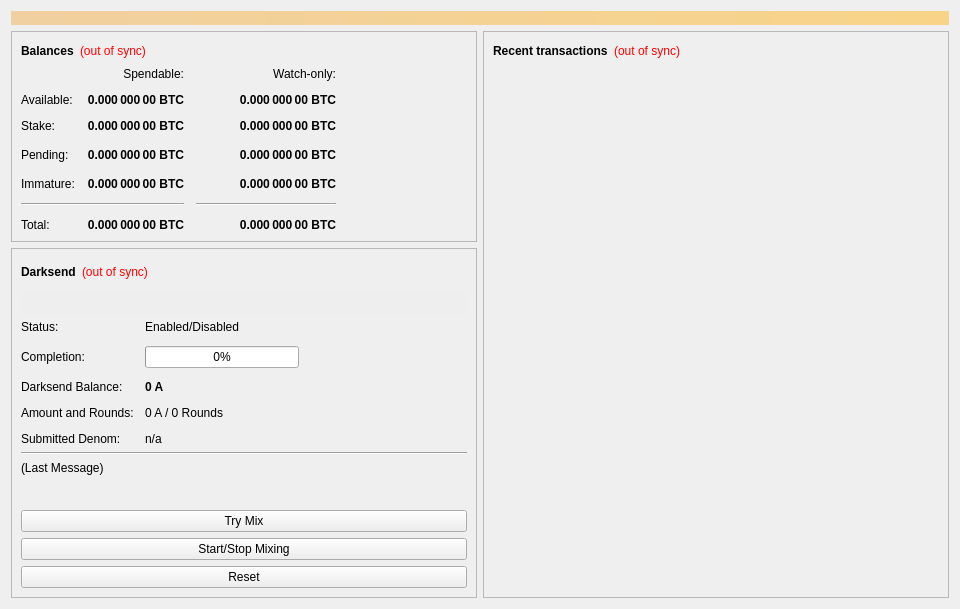
<?xml version="1.0" encoding="UTF-8"?>
<ui version="4.0">
 <class>OverviewPage</class>
 <widget class="QWidget" name="OverviewPage">
  <property name="geometry">
   <rect>
    <x>0</x>
    <y>0</y>
    <width>960</width>
    <height>594</height>
   </rect>
  </property>
  <property name="minimumSize">
   <size>
    <width>960</width>
    <height>0</height>
   </size>
  </property>
  <property name="windowTitle">
   <string>Form</string>
  </property>
  <layout class="QVBoxLayout" name="topLayout">
   <item>
    <widget class="QLabel" name="labelAlerts">
     <property name="visible">
      <bool>false</bool>
     </property>
     <property name="styleSheet">
      <string notr="true">background-color: qlineargradient(x1: 0, y1: 0, x2: 1, y2: 0, stop:0 #F0D0A0, stop:1 #F8D488); color:#000000;</string>
     </property>
     <property name="wordWrap">
      <bool>true</bool>
     </property>
     <property name="margin">
      <number>3</number>
     </property>
    </widget>
   </item>
   <item>
    <layout class="QHBoxLayout" name="horizontalLayout" stretch="1,1">
     <item>
      <layout class="QVBoxLayout" name="verticalLayout_2">
       <item>
        <widget class="QFrame" name="frame">
         <property name="frameShape">
          <enum>QFrame::StyledPanel</enum>
         </property>
         <property name="frameShadow">
          <enum>QFrame::Raised</enum>
         </property>
         <layout class="QVBoxLayout" name="verticalLayout_4">
          <item>
           <layout class="QHBoxLayout" name="horizontalLayout_4">
            <item>
             <widget class="QLabel" name="label_5">
              <property name="font">
               <font>
                <weight>75</weight>
                <bold>true</bold>
               </font>
              </property>
              <property name="text">
               <string>Balances</string>
              </property>
             </widget>
            </item>
            <item>
             <widget class="QLabel" name="labelWalletStatus">
              <property name="cursor">
               <cursorShape>WhatsThisCursor</cursorShape>
              </property>
              <property name="toolTip">
               <string>The displayed information may be out of date. Your wallet automatically synchronizes with the Advantage network after a connection is established, but this process has not completed yet.</string>
              </property>
              <property name="styleSheet">
               <string notr="true">QLabel { color: red; }</string>
              </property>
              <property name="text">
               <string notr="true">(out of sync)</string>
              </property>
              <property name="alignment">
               <set>Qt::AlignLeading|Qt::AlignLeft|Qt::AlignVCenter</set>
              </property>
             </widget>
            </item>
            <item>
             <spacer name="horizontalSpacer_3">
              <property name="orientation">
               <enum>Qt::Horizontal</enum>
              </property>
              <property name="sizeHint" stdset="0">
               <size>
                <width>40</width>
                <height>20</height>
               </size>
              </property>
             </spacer>
            </item>
           </layout>
          </item>
          <item>
           <layout class="QGridLayout" name="gridLayout">
            <property name="spacing">
             <number>12</number>
            </property>
            <item row="3" column="2">
             <widget class="QLabel" name="labelWatchPending">
              <property name="font">
               <font>
                <weight>75</weight>
                <bold>true</bold>
               </font>
              </property>
              <property name="cursor">
               <cursorShape>IBeamCursor</cursorShape>
              </property>
              <property name="toolTip">
               <string>Unconfirmed transactions to watch-only addresses</string>
              </property>
              <property name="text">
               <string notr="true">0.000 000 00 BTC</string>
              </property>
              <property name="alignment">
               <set>Qt::AlignRight|Qt::AlignTrailing|Qt::AlignVCenter</set>
              </property>
              <property name="textInteractionFlags">
               <set>Qt::LinksAccessibleByMouse|Qt::TextSelectableByKeyboard|Qt::TextSelectableByMouse</set>
              </property>
             </widget>
            </item>
            <item row="3" column="1">
             <widget class="QLabel" name="labelUnconfirmed">
              <property name="font">
               <font>
                <weight>75</weight>
                <bold>true</bold>
               </font>
              </property>
              <property name="cursor">
               <cursorShape>IBeamCursor</cursorShape>
              </property>
              <property name="toolTip">
               <string>Total of transactions that have yet to be confirmed, and do not yet count toward the spendable balance</string>
              </property>
              <property name="text">
               <string notr="true">0.000 000 00 BTC</string>
              </property>
              <property name="alignment">
               <set>Qt::AlignRight|Qt::AlignTrailing|Qt::AlignVCenter</set>
              </property>
              <property name="textInteractionFlags">
               <set>Qt::LinksAccessibleByMouse|Qt::TextSelectableByKeyboard|Qt::TextSelectableByMouse</set>
              </property>
             </widget>
            </item>
            <item row="4" column="2">
             <widget class="QLabel" name="labelWatchImmature">
              <property name="font">
               <font>
                <weight>75</weight>
                <bold>true</bold>
               </font>
              </property>
              <property name="cursor">
               <cursorShape>IBeamCursor</cursorShape>
              </property>
              <property name="toolTip">
               <string>Mined balance in watch-only addresses that has not yet matured</string>
              </property>
              <property name="text">
               <string notr="true">0.000 000 00 BTC</string>
              </property>
              <property name="alignment">
               <set>Qt::AlignRight|Qt::AlignTrailing|Qt::AlignVCenter</set>
              </property>
              <property name="textInteractionFlags">
               <set>Qt::LinksAccessibleByMouse|Qt::TextSelectableByKeyboard|Qt::TextSelectableByMouse</set>
              </property>
             </widget>
            </item>
            <item row="5" column="0" colspan="2">
             <widget class="Line" name="lineSpendableBalance">
              <property name="orientation">
               <enum>Qt::Horizontal</enum>
              </property>
             </widget>
            </item>
            <item row="5" column="2">
             <widget class="Line" name="lineWatchBalance">
              <property name="sizePolicy">
               <sizepolicy hsizetype="Preferred" vsizetype="Fixed">
                <horstretch>0</horstretch>
                <verstretch>0</verstretch>
               </sizepolicy>
              </property>
              <property name="minimumSize">
               <size>
                <width>140</width>
                <height>0</height>
               </size>
              </property>
              <property name="orientation">
               <enum>Qt::Horizontal</enum>
              </property>
             </widget>
            </item>
            <item row="6" column="0">
             <widget class="QLabel" name="labelTotalText">
              <property name="text">
               <string>Total:</string>
              </property>
             </widget>
            </item>
            <item row="4" column="1">
             <widget class="QLabel" name="labelImmature">
              <property name="font">
               <font>
                <weight>75</weight>
                <bold>true</bold>
               </font>
              </property>
              <property name="cursor">
               <cursorShape>IBeamCursor</cursorShape>
              </property>
              <property name="toolTip">
               <string>Mined balance that has not yet matured</string>
              </property>
              <property name="text">
               <string notr="true">0.000 000 00 BTC</string>
              </property>
              <property name="alignment">
               <set>Qt::AlignRight|Qt::AlignTrailing|Qt::AlignVCenter</set>
              </property>
              <property name="textInteractionFlags">
               <set>Qt::LinksAccessibleByMouse|Qt::TextSelectableByKeyboard|Qt::TextSelectableByMouse</set>
              </property>
             </widget>
            </item>
            <item row="3" column="3">
             <spacer name="horizontalSpacer_2">
              <property name="orientation">
               <enum>Qt::Horizontal</enum>
              </property>
              <property name="sizeHint" stdset="0">
               <size>
                <width>40</width>
                <height>20</height>
               </size>
              </property>
             </spacer>
            </item>
            <item row="4" column="0">
             <widget class="QLabel" name="labelImmatureText">
              <property name="text">
               <string>Immature:</string>
              </property>
             </widget>
            </item>
            <item row="6" column="1">
             <widget class="QLabel" name="labelTotal">
              <property name="font">
               <font>
                <weight>75</weight>
                <bold>true</bold>
               </font>
              </property>
              <property name="cursor">
               <cursorShape>IBeamCursor</cursorShape>
              </property>
              <property name="toolTip">
               <string>Your current total balance</string>
              </property>
              <property name="text">
               <string notr="true">0.000 000 00 BTC</string>
              </property>
              <property name="alignment">
               <set>Qt::AlignRight|Qt::AlignTrailing|Qt::AlignVCenter</set>
              </property>
              <property name="textInteractionFlags">
               <set>Qt::LinksAccessibleByMouse|Qt::TextSelectableByKeyboard|Qt::TextSelectableByMouse</set>
              </property>
             </widget>
            </item>
            <item row="6" column="2">
             <widget class="QLabel" name="labelWatchTotal">
              <property name="font">
               <font>
                <weight>75</weight>
                <bold>true</bold>
               </font>
              </property>
              <property name="cursor">
               <cursorShape>IBeamCursor</cursorShape>
              </property>
              <property name="toolTip">
               <string>Current total balance in watch-only addresses</string>
              </property>
              <property name="text">
               <string notr="true">0.000 000 00 BTC</string>
              </property>
              <property name="alignment">
               <set>Qt::AlignRight|Qt::AlignTrailing|Qt::AlignVCenter</set>
              </property>
              <property name="textInteractionFlags">
               <set>Qt::LinksAccessibleByMouse|Qt::TextSelectableByKeyboard|Qt::TextSelectableByMouse</set>
              </property>
             </widget>
            </item>
            <item row="0" column="2">
             <widget class="QLabel" name="labelWatchonly">
              <property name="text">
               <string>Watch-only:</string>
              </property>
              <property name="alignment">
               <set>Qt::AlignRight|Qt::AlignTrailing|Qt::AlignVCenter</set>
              </property>
             </widget>
            </item>
            <item row="1" column="0">
             <widget class="QLabel" name="labelBalanceText">
              <property name="text">
               <string>Available:</string>
              </property>
             </widget>
            </item>
            <item row="1" column="1">
             <widget class="QLabel" name="labelBalance">
              <property name="font">
               <font>
                <weight>75</weight>
                <bold>true</bold>
               </font>
              </property>
              <property name="cursor">
               <cursorShape>IBeamCursor</cursorShape>
              </property>
              <property name="toolTip">
               <string>Your current spendable balance</string>
              </property>
              <property name="text">
               <string notr="true">0.000 000 00 BTC</string>
              </property>
              <property name="alignment">
               <set>Qt::AlignRight|Qt::AlignTrailing|Qt::AlignVCenter</set>
              </property>
              <property name="textInteractionFlags">
               <set>Qt::LinksAccessibleByMouse|Qt::TextSelectableByKeyboard|Qt::TextSelectableByMouse</set>
              </property>
             </widget>
            </item>
            <item row="2" column="0">
             <widget class="QLabel" name="label_10">
              <property name="text">
               <string>Stake:</string>
              </property>
             </widget>
            </item>
            <item row="2" column="1">
             <widget class="QLabel" name="labelStake">
              <property name="font">
               <font>
                <weight>75</weight>
                <bold>true</bold>
               </font>
              </property>
              <property name="cursor">
               <cursorShape>IBeamCursor</cursorShape>
              </property>
              <property name="toolTip">
               <string>Total of coins that was staked, and do not yet count toward the current balance</string>
              </property>
              <property name="text">
               <string notr="true">0.000 000 00 BTC</string>
              </property>
              <property name="alignment">
               <set>Qt::AlignRight|Qt::AlignTrailing|Qt::AlignVCenter</set>
              </property>
              <property name="textInteractionFlags">
               <set>Qt::LinksAccessibleByMouse|Qt::TextSelectableByKeyboard|Qt::TextSelectableByMouse</set>
              </property>
             </widget>
            </item>
            <item row="2" column="2">
             <widget class="QLabel" name="labelWatchStake">
              <property name="font">
               <font>
                <weight>75</weight>
                <bold>true</bold>
               </font>
              </property>
              <property name="cursor">
               <cursorShape>IBeamCursor</cursorShape>
              </property>
              <property name="toolTip">
               <string>Total of coins that was staked in watch-only addresses, and do not yet count toward the current watch-only balance</string>
              </property>
              <property name="text">
               <string notr="true">0.000 000 00 BTC</string>
              </property>
              <property name="alignment">
               <set>Qt::AlignRight|Qt::AlignTrailing|Qt::AlignVCenter</set>
              </property>
              <property name="textInteractionFlags">
               <set>Qt::LinksAccessibleByMouse|Qt::TextSelectableByKeyboard|Qt::TextSelectableByMouse</set>
              </property>
             </widget>
            </item>
            <item row="1" column="2">
             <widget class="QLabel" name="labelWatchAvailable">
              <property name="font">
               <font>
                <weight>75</weight>
                <bold>true</bold>
               </font>
              </property>
              <property name="cursor">
               <cursorShape>IBeamCursor</cursorShape>
              </property>
              <property name="toolTip">
               <string>Your current balance in watch-only addresses</string>
              </property>
              <property name="text">
               <string notr="true">0.000 000 00 BTC</string>
              </property>
              <property name="alignment">
               <set>Qt::AlignRight|Qt::AlignTrailing|Qt::AlignVCenter</set>
              </property>
              <property name="textInteractionFlags">
               <set>Qt::LinksAccessibleByMouse|Qt::TextSelectableByKeyboard|Qt::TextSelectableByMouse</set>
              </property>
             </widget>
            </item>
            <item row="3" column="0">
             <widget class="QLabel" name="labelPendingText">
              <property name="text">
               <string>Pending:</string>
              </property>
             </widget>
            </item>
            <item row="0" column="1">
             <widget class="QLabel" name="labelSpendable">
              <property name="text">
               <string>Spendable:</string>
              </property>
              <property name="alignment">
               <set>Qt::AlignRight|Qt::AlignTrailing|Qt::AlignVCenter</set>
              </property>
             </widget>
            </item>
           </layout>
          </item>
         </layout>
        </widget>
       </item>
       <item>
        <widget class="QFrame" name="frameDarksend">
         <property name="sizePolicy">
          <sizepolicy hsizetype="Expanding" vsizetype="Expanding">
           <horstretch>0</horstretch>
           <verstretch>0</verstretch>
          </sizepolicy>
         </property>
         <property name="minimumSize">
          <size>
           <width>0</width>
           <height>350</height>
          </size>
         </property>
         <property name="layoutDirection">
          <enum>Qt::LeftToRight</enum>
         </property>
         <property name="frameShape">
          <enum>QFrame::StyledPanel</enum>
         </property>
         <property name="frameShadow">
          <enum>QFrame::Raised</enum>
         </property>
         <layout class="QVBoxLayout" name="verticalLayout_5">
          <item>
           <layout class="QHBoxLayout" name="horizontalLayout_5">
            <item>
             <widget class="QLabel" name="label_2">
              <property name="font">
               <font>
                <weight>75</weight>
                <bold>true</bold>
               </font>
              </property>
              <property name="text">
               <string>Darksend</string>
              </property>
             </widget>
            </item>
            <item>
             <widget class="QLabel" name="labelDarksendSyncStatus">
              <property name="toolTip">
               <string>The displayed information may be out of date. Your wallet automatically synchronizes with the Advantage network after a connection is established, but this process has not completed yet.</string>
              </property>
              <property name="styleSheet">
               <string notr="true">QLabel { color: red; }</string>
              </property>
              <property name="text">
               <string notr="true">(out of sync)</string>
              </property>
              <property name="alignment">
               <set>Qt::AlignLeading|Qt::AlignLeft|Qt::AlignVCenter</set>
              </property>
             </widget>
            </item>
            <item>
             <spacer name="horizontalSpacer_4">
              <property name="orientation">
               <enum>Qt::Horizontal</enum>
              </property>
              <property name="sizeHint" stdset="0">
               <size>
                <width>40</width>
                <height>20</height>
               </size>
              </property>
             </spacer>
            </item>
           </layout>
          </item>
          <item>
           <widget class="QPushButton" name="runAutoDenom">
            <property name="palette">
             <palette>
              <active>
               <colorrole role="WindowText">
                <brush brushstyle="SolidPattern">
                 <color alpha="255">
                  <red>0</red>
                  <green>0</green>
                  <blue>0</blue>
                 </color>
                </brush>
               </colorrole>
               <colorrole role="Button">
                <brush brushstyle="SolidPattern">
                 <color alpha="255">
                  <red>239</red>
                  <green>238</green>
                  <blue>238</blue>
                 </color>
                </brush>
               </colorrole>
               <colorrole role="Light">
                <brush brushstyle="SolidPattern">
                 <color alpha="255">
                  <red>255</red>
                  <green>255</green>
                  <blue>255</blue>
                 </color>
                </brush>
               </colorrole>
               <colorrole role="Midlight">
                <brush brushstyle="SolidPattern">
                 <color alpha="255">
                  <red>247</red>
                  <green>246</green>
                  <blue>246</blue>
                 </color>
                </brush>
               </colorrole>
               <colorrole role="Dark">
                <brush brushstyle="SolidPattern">
                 <color alpha="255">
                  <red>119</red>
                  <green>119</green>
                  <blue>119</blue>
                 </color>
                </brush>
               </colorrole>
               <colorrole role="Mid">
                <brush brushstyle="SolidPattern">
                 <color alpha="255">
                  <red>159</red>
                  <green>159</green>
                  <blue>159</blue>
                 </color>
                </brush>
               </colorrole>
               <colorrole role="Text">
                <brush brushstyle="SolidPattern">
                 <color alpha="255">
                  <red>0</red>
                  <green>0</green>
                  <blue>0</blue>
                 </color>
                </brush>
               </colorrole>
               <colorrole role="BrightText">
                <brush brushstyle="SolidPattern">
                 <color alpha="255">
                  <red>255</red>
                  <green>255</green>
                  <blue>255</blue>
                 </color>
                </brush>
               </colorrole>
               <colorrole role="ButtonText">
                <brush brushstyle="SolidPattern">
                 <color alpha="255">
                  <red>0</red>
                  <green>0</green>
                  <blue>0</blue>
                 </color>
                </brush>
               </colorrole>
               <colorrole role="Base">
                <brush brushstyle="SolidPattern">
                 <color alpha="255">
                  <red>255</red>
                  <green>255</green>
                  <blue>255</blue>
                 </color>
                </brush>
               </colorrole>
               <colorrole role="Window">
                <brush brushstyle="SolidPattern">
                 <color alpha="255">
                  <red>239</red>
                  <green>238</green>
                  <blue>238</blue>
                 </color>
                </brush>
               </colorrole>
               <colorrole role="Shadow">
                <brush brushstyle="SolidPattern">
                 <color alpha="255">
                  <red>0</red>
                  <green>0</green>
                  <blue>0</blue>
                 </color>
                </brush>
               </colorrole>
               <colorrole role="AlternateBase">
                <brush brushstyle="SolidPattern">
                 <color alpha="255">
                  <red>247</red>
                  <green>246</green>
                  <blue>246</blue>
                 </color>
                </brush>
               </colorrole>
               <colorrole role="ToolTipBase">
                <brush brushstyle="SolidPattern">
                 <color alpha="255">
                  <red>255</red>
                  <green>255</green>
                  <blue>220</blue>
                 </color>
                </brush>
               </colorrole>
               <colorrole role="ToolTipText">
                <brush brushstyle="SolidPattern">
                 <color alpha="255">
                  <red>0</red>
                  <green>0</green>
                  <blue>0</blue>
                 </color>
                </brush>
               </colorrole>
              </active>
              <inactive>
               <colorrole role="WindowText">
                <brush brushstyle="SolidPattern">
                 <color alpha="255">
                  <red>0</red>
                  <green>0</green>
                  <blue>0</blue>
                 </color>
                </brush>
               </colorrole>
               <colorrole role="Button">
                <brush brushstyle="SolidPattern">
                 <color alpha="255">
                  <red>239</red>
                  <green>238</green>
                  <blue>238</blue>
                 </color>
                </brush>
               </colorrole>
               <colorrole role="Light">
                <brush brushstyle="SolidPattern">
                 <color alpha="255">
                  <red>255</red>
                  <green>255</green>
                  <blue>255</blue>
                 </color>
                </brush>
               </colorrole>
               <colorrole role="Midlight">
                <brush brushstyle="SolidPattern">
                 <color alpha="255">
                  <red>247</red>
                  <green>246</green>
                  <blue>246</blue>
                 </color>
                </brush>
               </colorrole>
               <colorrole role="Dark">
                <brush brushstyle="SolidPattern">
                 <color alpha="255">
                  <red>119</red>
                  <green>119</green>
                  <blue>119</blue>
                 </color>
                </brush>
               </colorrole>
               <colorrole role="Mid">
                <brush brushstyle="SolidPattern">
                 <color alpha="255">
                  <red>159</red>
                  <green>159</green>
                  <blue>159</blue>
                 </color>
                </brush>
               </colorrole>
               <colorrole role="Text">
                <brush brushstyle="SolidPattern">
                 <color alpha="255">
                  <red>0</red>
                  <green>0</green>
                  <blue>0</blue>
                 </color>
                </brush>
               </colorrole>
               <colorrole role="BrightText">
                <brush brushstyle="SolidPattern">
                 <color alpha="255">
                  <red>255</red>
                  <green>255</green>
                  <blue>255</blue>
                 </color>
                </brush>
               </colorrole>
               <colorrole role="ButtonText">
                <brush brushstyle="SolidPattern">
                 <color alpha="255">
                  <red>0</red>
                  <green>0</green>
                  <blue>0</blue>
                 </color>
                </brush>
               </colorrole>
               <colorrole role="Base">
                <brush brushstyle="SolidPattern">
                 <color alpha="255">
                  <red>255</red>
                  <green>255</green>
                  <blue>255</blue>
                 </color>
                </brush>
               </colorrole>
               <colorrole role="Window">
                <brush brushstyle="SolidPattern">
                 <color alpha="255">
                  <red>239</red>
                  <green>238</green>
                  <blue>238</blue>
                 </color>
                </brush>
               </colorrole>
               <colorrole role="Shadow">
                <brush brushstyle="SolidPattern">
                 <color alpha="255">
                  <red>0</red>
                  <green>0</green>
                  <blue>0</blue>
                 </color>
                </brush>
               </colorrole>
               <colorrole role="AlternateBase">
                <brush brushstyle="SolidPattern">
                 <color alpha="255">
                  <red>247</red>
                  <green>246</green>
                  <blue>246</blue>
                 </color>
                </brush>
               </colorrole>
               <colorrole role="ToolTipBase">
                <brush brushstyle="SolidPattern">
                 <color alpha="255">
                  <red>255</red>
                  <green>255</green>
                  <blue>220</blue>
                 </color>
                </brush>
               </colorrole>
               <colorrole role="ToolTipText">
                <brush brushstyle="SolidPattern">
                 <color alpha="255">
                  <red>0</red>
                  <green>0</green>
                  <blue>0</blue>
                 </color>
                </brush>
               </colorrole>
              </inactive>
              <disabled>
               <colorrole role="WindowText">
                <brush brushstyle="SolidPattern">
                 <color alpha="255">
                  <red>119</red>
                  <green>119</green>
                  <blue>119</blue>
                 </color>
                </brush>
               </colorrole>
               <colorrole role="Button">
                <brush brushstyle="SolidPattern">
                 <color alpha="255">
                  <red>239</red>
                  <green>238</green>
                  <blue>238</blue>
                 </color>
                </brush>
               </colorrole>
               <colorrole role="Light">
                <brush brushstyle="SolidPattern">
                 <color alpha="255">
                  <red>255</red>
                  <green>255</green>
                  <blue>255</blue>
                 </color>
                </brush>
               </colorrole>
               <colorrole role="Midlight">
                <brush brushstyle="SolidPattern">
                 <color alpha="255">
                  <red>247</red>
                  <green>246</green>
                  <blue>246</blue>
                 </color>
                </brush>
               </colorrole>
               <colorrole role="Dark">
                <brush brushstyle="SolidPattern">
                 <color alpha="255">
                  <red>119</red>
                  <green>119</green>
                  <blue>119</blue>
                 </color>
                </brush>
               </colorrole>
               <colorrole role="Mid">
                <brush brushstyle="SolidPattern">
                 <color alpha="255">
                  <red>159</red>
                  <green>159</green>
                  <blue>159</blue>
                 </color>
                </brush>
               </colorrole>
               <colorrole role="Text">
                <brush brushstyle="SolidPattern">
                 <color alpha="255">
                  <red>119</red>
                  <green>119</green>
                  <blue>119</blue>
                 </color>
                </brush>
               </colorrole>
               <colorrole role="BrightText">
                <brush brushstyle="SolidPattern">
                 <color alpha="255">
                  <red>255</red>
                  <green>255</green>
                  <blue>255</blue>
                 </color>
                </brush>
               </colorrole>
               <colorrole role="ButtonText">
                <brush brushstyle="SolidPattern">
                 <color alpha="255">
                  <red>119</red>
                  <green>119</green>
                  <blue>119</blue>
                 </color>
                </brush>
               </colorrole>
               <colorrole role="Base">
                <brush brushstyle="SolidPattern">
                 <color alpha="255">
                  <red>239</red>
                  <green>238</green>
                  <blue>238</blue>
                 </color>
                </brush>
               </colorrole>
               <colorrole role="Window">
                <brush brushstyle="SolidPattern">
                 <color alpha="255">
                  <red>239</red>
                  <green>238</green>
                  <blue>238</blue>
                 </color>
                </brush>
               </colorrole>
               <colorrole role="Shadow">
                <brush brushstyle="SolidPattern">
                 <color alpha="255">
                  <red>0</red>
                  <green>0</green>
                  <blue>0</blue>
                 </color>
                </brush>
               </colorrole>
               <colorrole role="AlternateBase">
                <brush brushstyle="SolidPattern">
                 <color alpha="255">
                  <red>239</red>
                  <green>238</green>
                  <blue>238</blue>
                 </color>
                </brush>
               </colorrole>
               <colorrole role="ToolTipBase">
                <brush brushstyle="SolidPattern">
                 <color alpha="255">
                  <red>255</red>
                  <green>255</green>
                  <blue>220</blue>
                 </color>
                </brush>
               </colorrole>
               <colorrole role="ToolTipText">
                <brush brushstyle="SolidPattern">
                 <color alpha="255">
                  <red>0</red>
                  <green>0</green>
                  <blue>0</blue>
                 </color>
                </brush>
               </colorrole>
              </disabled>
             </palette>
            </property>
            <property name="focusPolicy">
             <enum>Qt::NoFocus</enum>
            </property>
            <property name="autoFillBackground">
             <bool>true</bool>
            </property>
            <property name="text">
             <string/>
            </property>
            <property name="flat">
             <bool>true</bool>
            </property>
           </widget>
          </item>
          <item>
           <layout class="QFormLayout" name="formLayout">
            <property name="fieldGrowthPolicy">
             <enum>QFormLayout::AllNonFixedFieldsGrow</enum>
            </property>
            <property name="horizontalSpacing">
             <number>11</number>
            </property>
            <property name="verticalSpacing">
             <number>12</number>
            </property>
            <item row="0" column="0">
             <widget class="QLabel" name="label_6">
              <property name="text">
               <string>Status:</string>
              </property>
             </widget>
            </item>
            <item row="1" column="0">
             <widget class="QLabel" name="label_7">
              <property name="text">
               <string>Completion:</string>
              </property>
             </widget>
            </item>
            <item row="1" column="1">
             <widget class="QProgressBar" name="darksendProgress">
              <property name="maximumSize">
               <size>
                <width>154</width>
                <height>16777215</height>
               </size>
              </property>
              <property name="value">
               <number>0</number>
              </property>
             </widget>
            </item>
            <item row="3" column="0">
             <widget class="QLabel" name="labelAnonymizedText">
              <property name="text">
               <string>Darksend Balance:</string>
              </property>
             </widget>
            </item>
            <item row="3" column="1">
             <widget class="QLabel" name="labelAnonymized">
              <property name="font">
               <font>
                <weight>75</weight>
                <bold>true</bold>
               </font>
              </property>
              <property name="text">
               <string notr="true">0 A</string>
              </property>
             </widget>
            </item>
            <item row="4" column="0">
             <widget class="QLabel" name="label_8">
              <property name="text">
               <string>Amount and Rounds:</string>
              </property>
             </widget>
            </item>
            <item row="4" column="1">
             <widget class="QLabel" name="labelAmountRounds">
              <property name="text">
               <string>0 A / 0 Rounds</string>
              </property>
             </widget>
            </item>
            <item row="5" column="0">
             <widget class="QLabel" name="label_9">
              <property name="text">
               <string>Submitted Denom:</string>
              </property>
             </widget>
            </item>
            <item row="5" column="1">
             <widget class="QLabel" name="labelSubmittedDenom">
              <property name="toolTip">
               <string>The denominations you submitted to the Masternode.&lt;br&gt;To mix, other users must submit the exact same denominations.</string>
              </property>
              <property name="text">
               <string>n/a</string>
              </property>
             </widget>
            </item>
            <item row="0" column="1">
             <widget class="QLabel" name="darksendEnabled">
              <property name="text">
               <string>Enabled/Disabled</string>
              </property>
             </widget>
            </item>
           </layout>
          </item>
          <item>
           <widget class="Line" name="lineLastMessage">
            <property name="orientation">
             <enum>Qt::Horizontal</enum>
            </property>
           </widget>
          </item>
          <item>
           <widget class="QLabel" name="darksendStatus">
            <property name="minimumSize">
             <size>
              <width>288</width>
              <height>43</height>
             </size>
            </property>
            <property name="text">
             <string>(Last Message)</string>
            </property>
            <property name="alignment">
             <set>Qt::AlignLeading|Qt::AlignLeft|Qt::AlignTop</set>
            </property>
            <property name="wordWrap">
             <bool>true</bool>
            </property>
           </widget>
          </item>
          <item>
           <widget class="QPushButton" name="darksendAuto">
            <property name="sizePolicy">
             <sizepolicy hsizetype="MinimumExpanding" vsizetype="Fixed">
              <horstretch>0</horstretch>
              <verstretch>0</verstretch>
             </sizepolicy>
            </property>
            <property name="toolTip">
             <string>Try to manually submit a Darksend request.</string>
            </property>
            <property name="text">
             <string>Try Mix</string>
            </property>
           </widget>
          </item>
          <item>
           <widget class="QPushButton" name="toggleDarksend">
            <property name="sizePolicy">
             <sizepolicy hsizetype="MinimumExpanding" vsizetype="Fixed">
              <horstretch>0</horstretch>
              <verstretch>0</verstretch>
             </sizepolicy>
            </property>
            <property name="text">
             <string>Start/Stop Mixing</string>
            </property>
           </widget>
          </item>
          <item>
           <widget class="QPushButton" name="darksendReset">
            <property name="sizePolicy">
             <sizepolicy hsizetype="MinimumExpanding" vsizetype="Fixed">
              <horstretch>0</horstretch>
              <verstretch>0</verstretch>
             </sizepolicy>
            </property>
            <property name="toolTip">
             <string>Reset the current status of Darksend (can interrupt Darksend if it's in the process of Mixing, which can cost you money!)</string>
            </property>
            <property name="autoFillBackground">
             <bool>false</bool>
            </property>
            <property name="text">
             <string>Reset</string>
            </property>
           </widget>
          </item>
         </layout>
        </widget>
       </item>
       <item>
        <spacer name="verticalSpacer">
         <property name="orientation">
          <enum>Qt::Vertical</enum>
         </property>
         <property name="sizeHint" stdset="0">
          <size>
           <width>20</width>
           <height>40</height>
          </size>
         </property>
        </spacer>
       </item>
      </layout>
     </item>
     <item>
      <layout class="QVBoxLayout" name="verticalLayout_3">
       <item>
        <widget class="QFrame" name="frame_2">
         <property name="frameShape">
          <enum>QFrame::StyledPanel</enum>
         </property>
         <property name="frameShadow">
          <enum>QFrame::Raised</enum>
         </property>
         <layout class="QVBoxLayout" name="verticalLayout">
          <item>
           <layout class="QHBoxLayout" name="horizontalLayout_2">
            <item>
             <widget class="QLabel" name="label_4">
              <property name="font">
               <font>
                <weight>75</weight>
                <bold>true</bold>
               </font>
              </property>
              <property name="text">
               <string>Recent transactions</string>
              </property>
             </widget>
            </item>
            <item>
             <widget class="QLabel" name="labelTransactionsStatus">
              <property name="cursor">
               <cursorShape>WhatsThisCursor</cursorShape>
              </property>
              <property name="toolTip">
               <string>The displayed information may be out of date. Your wallet automatically synchronizes with the Advantage network after a connection is established, but this process has not completed yet.</string>
              </property>
              <property name="styleSheet">
               <string notr="true">QLabel { color: red; }</string>
              </property>
              <property name="text">
               <string notr="true">(out of sync)</string>
              </property>
              <property name="alignment">
               <set>Qt::AlignRight|Qt::AlignTrailing|Qt::AlignVCenter</set>
              </property>
             </widget>
            </item>
            <item>
             <spacer name="horizontalSpacer">
              <property name="orientation">
               <enum>Qt::Horizontal</enum>
              </property>
              <property name="sizeHint" stdset="0">
               <size>
                <width>40</width>
                <height>20</height>
               </size>
              </property>
             </spacer>
            </item>
           </layout>
          </item>
          <item>
           <widget class="QListView" name="listTransactions">
            <property name="styleSheet">
             <string notr="true">QListView { background: transparent; }</string>
            </property>
            <property name="frameShape">
             <enum>QFrame::NoFrame</enum>
            </property>
            <property name="verticalScrollBarPolicy">
             <enum>Qt::ScrollBarAlwaysOff</enum>
            </property>
            <property name="horizontalScrollBarPolicy">
             <enum>Qt::ScrollBarAlwaysOff</enum>
            </property>
            <property name="selectionMode">
             <enum>QAbstractItemView::NoSelection</enum>
            </property>
           </widget>
          </item>
         </layout>
        </widget>
       </item>
      </layout>
     </item>
    </layout>
   </item>
  </layout>
 </widget>
 <resources/>
 <connections/>
</ui>
